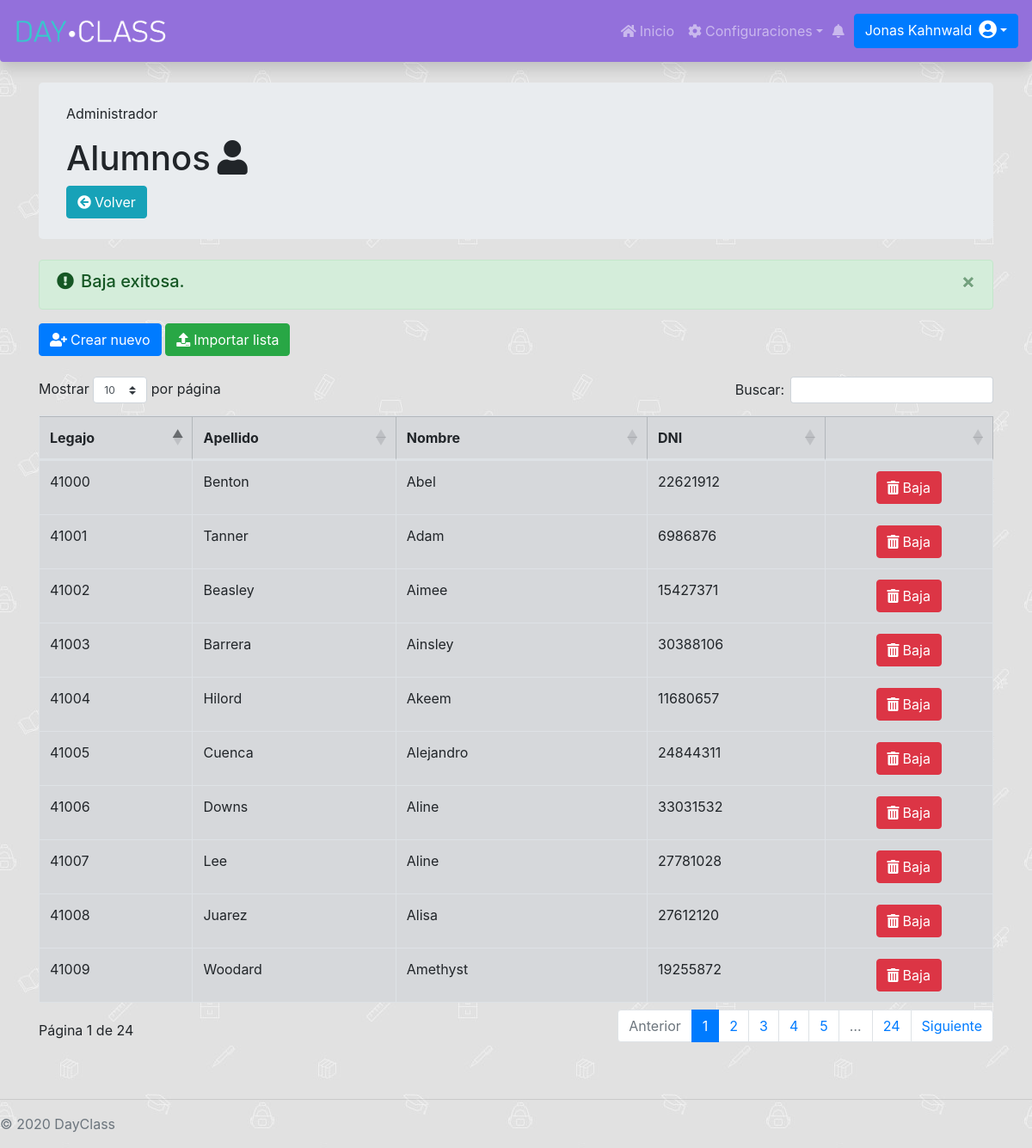
/Administrador/ConfiguracionSistema/Alumnos/configAlum.php?resultado=3 (signed in), run on the app's committed database.
### tables this page shows
CREATE TABLE `alumno` (
  `id` int(11) NOT NULL AUTO_INCREMENT,
  `apellidoAlum` varchar(255) DEFAULT NULL,
  `contraseniaAlum` varchar(255) DEFAULT NULL,
  `dniAlum` int(11) NOT NULL,
  `emailAlum` varchar(255) DEFAULT NULL,
  `fechaAltaAlumno` date DEFAULT NULL,
  `fechaBajaAlumno` date DEFAULT NULL,
  `fechaNacAlumno` date DEFAULT NULL,
  `legajoAlumno` varchar(255) NOT NULL,
  `nombreAlum` varchar(255) DEFAULT NULL,
  `permiso_id` int(11) DEFAULT NULL,
  PRIMARY KEY (`id`),
  KEY `FKctdmkskdhf5bla743m05m1u3x` (`permiso_id`)
);

### Administrador/ConfiguracionSistema/Alumnos/configAlum.php (the view, shortened to what this page needs)
<link rel="stylesheet" href="https://cdnjs.cloudflare.com/ajax/libs/twitter-bootstrap/4.1.3/css/bootstrap.css">
<link rel="stylesheet" href="https://cdn.datatables.net/1.10.21/css/dataTables.bootstrap4.min.css">
<div class="container">
    <div class="jumbotron my-4 py-4">
        <p class="card-text">Administrador</p>
        <h1>Alumnos<i class="fa fa-user ml-2"></i></h1>
        <a href="../../index.php" class="btn btn-info"><i class="fa fa-arrow-circle-left mr-1"></i>Volver</a>
    </div>
    <?php
    if(isset($_GET["resultado"])){
        switch ($_GET["resultado"]) {
                case 3:
                    echo "<div class='alert alert-success alert-dismissible fade show' role='alert'>
                            <h5><i class='fa fa-exclamation-circle mr-2'></i>Baja exitosa.</h5>
                            <button type='button' class='close' data-dismiss='alert' aria-label='Close'>
                            <span aria-hidden='true'>&times;</span>
                            </button>
                        </div>";
                    break;
        }
    }
    ?>
    <div class="my-3">
        <button class="btn btn-primary" data-toggle="modal" data-target="#staticBackdrop"><i class="fa fa-user-plus mr-1"></i>Crear nuevo</button>
        <button class="btn btn-success" data-toggle="modal" data-target="#staticBackdrop1"><i class="fa fa-upload mr-1"></i>Importar lista</button>
    </div>
    <div class="my-4 table-responsive">
        <table id="dataTable" class="table table-secondary table-bordered table-hover">
            <thead>
                <th>Legajo</th>
                <th>Apellido</th>
                <th>Nombre </th>
                <th>DNI</th>
                <th></th>
            </thead>
            <tbody>
                <?php
                include "../../../databaseConection.php";
                $consulta1 = $con->query("SELECT `legajoAlumno`,`apellidoAlum`,`nombreAlum`,`dniAlum`,`id` FROM `alumno` WHERE `fechaBajaAlumno` IS NULL ORDER BY legajoAlumno ASC");
                while ($resultado1 = $consulta1->fetch_assoc()) {
                    $url = 'bajaAlum.php?id='.$resultado1["id"];
                    $id = $resultado1["id"];
                    echo "<tr>
                    <td>" . $resultado1['legajoAlumno'] . "</td>
                    <td>" . $resultado1['apellidoAlum'] . "</td>
                    <td>" . $resultado1['nombreAlum'] . "</td>
                    <td>" . $resultado1['dniAlum'] . "</td>
                    <td class='text-center'><a class='btn btn-danger' data-emp-id=".$id." onclick='return confirmDelete()' href='$url'><i class='fa fa-trash mr-1'></i>Baja</a></td>
                    </tr>";
                }
                ?>
            </tbody>
        </table>
    </div>
</div>

### DayClassStyle.css (style rules this page uses)
.dayclassnav { background-color: mediumpurple; }
.abajo-pagina { position: absolute; bottom: auto; width: 100%; }
body { padding-top: 4.5rem; background-image: url("/DayClass/images/school.jpg"); background-repeat: repeat; background-attachment: fixed; }

### data on the page
alumno: legajoAlumno "41000", apellidoAlum "Benton", nombreAlum "Abel", dniAlum "22621912"
alumno: legajoAlumno "41001", apellidoAlum "Tanner", nombreAlum "Adam", dniAlum "6986876"
alumno: legajoAlumno "41002", apellidoAlum "Beasley", nombreAlum "Aimee", dniAlum "15427371"
alumno: legajoAlumno "41003", apellidoAlum "Barrera", nombreAlum "Ainsley", dniAlum "30388106"
alumno: legajoAlumno "41004", apellidoAlum "Hilord", nombreAlum "Akeem", dniAlum "11680657"
alumno: legajoAlumno "41005", apellidoAlum "Cuenca", nombreAlum "Alejandro", dniAlum "24844311"
alumno: legajoAlumno "41006", apellidoAlum "Downs", nombreAlum "Aline", dniAlum "33031532"
alumno: legajoAlumno "41007", apellidoAlum "Lee", nombreAlum "Aline", dniAlum "27781028"
alumno: legajoAlumno "41008", apellidoAlum "Juarez", nombreAlum "Alisa", dniAlum "27612120"
alumno: legajoAlumno "41009", apellidoAlum "Woodard", nombreAlum "Amethyst", dniAlum "19255872"
